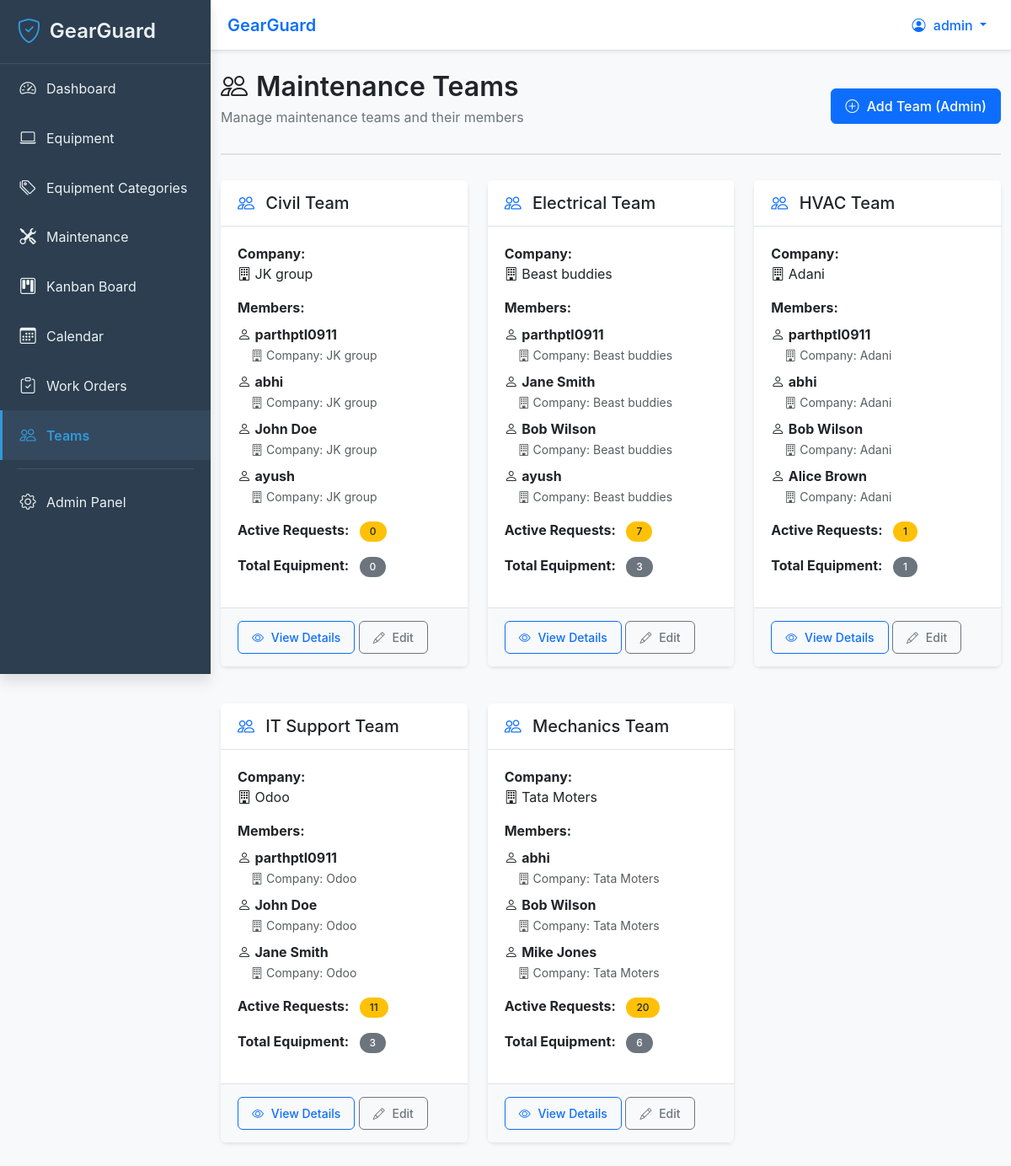
Page /teams/ (signed in) on the committed database.
### teams/models.py (models this page shows, shortened)
class MaintenanceTeam(models.Model):
    name = models.CharField(
        max_length=100,
        unique=True,
        help_text="Name of the maintenance team (e.g., 'IT Support', 'Mechanics')"
    )
    """
    🔍 FIELD EXPLANATION: name
    - CharField = Text field with maximum length
    - max_length=100 = Maximum 100 characters
    - unique=True = No two teams can have the same name
    - Example values: "IT Support", "Mechanics", "HVAC Team"
    """
    company = models.CharField(
        max_length=200,
        default='My Company',
        help_text="Company name for this team (e.g., 'My Company (San Francisco)')"
    )
    """
    🔍 FIELD EXPLANATION: company
    - CharField = Text field with maximum length
    - max_length=200 = Maximum 200 characters
    - default='My Company' = Default company name
    - Example values: "My Company", "My Company (San Francisco)"
    - Used to display company name for each team member
    """
    members = models.ManyToManyField(
        User,
        related_name='maintenance_teams',
        blank=True,
        help_text="Users (technicians) who belong to this team"
    )
    """
    🔍 FIELD EXPLANATION: members
    - ManyToManyField = A user can be in multiple teams, a team can have multiple users
    - User = Django's built-in user model (from django.contrib.auth)
    - related_name='maintenance_teams' = Access a user's teams with: user.maintenance_teams.all()
    - blank=True = Team can exist without members (useful when creating new team)

    🔍 RELATIONSHIP EXPLANATION:
    Many-to-Many means:
    - One technician can be in multiple teams (e.g., John is in "IT Support" AND "Weekend On-Call")
    - One team can have multiple technicians (e.g., "IT Support" has John, Jane, Bob)

    🔍 HOW IT'S USED:
    - When a technician logs in, we check: user.maintenance_teams.all()
    - We show them only requests assigned to their teams
    - In Kanban board, we filter: requests where team in user.maintenance_teams.all()
    """
    created_at = models.DateTimeField(auto_now_add=True)
    """
    🔍 FIELD EXPLANATION: created_at
    - DateTimeField = Stores date and time
    - auto_now_add=True = Automatically set when team is created (can't be changed)
    - Example: "2025-12-27 10:30:00"
    - Used for: Tracking when team was created, sorting teams by creation date
    """
    updated_at = models.DateTimeField(auto_now=True)
    """
    🔍 FIELD EXPLANATION: updated_at
    - DateTimeField = Stores date and time
    - auto_now=True = Automatically updated every time team is saved
    - Example: "2025-12-27 15:45:00"
    - Used for: Tracking last modification time
    """
    class Meta:
        ordering = ['name']  # Teams sorted alphabetically by name
        verbose_name = 'Maintenance Team'
        verbose_name_plural = 'Maintenance Teams'
    def get_active_requests_count(self):
        from maintenance.models import MaintenanceRequest
        return MaintenanceRequest.objects.filter(
            maintenance_team=self,
            status__in=['New', 'In Progress']
        ).count()

### teams/views.py (the view)
# urls.py: path('', views.team_list, name='list'),
@login_required
def team_list(request):
    teams = MaintenanceTeam.objects.all().order_by('name')
    context = {
        'teams': teams,
    }
    return render(request, 'teams/list.html', context)

### templates/teams/list.html (shortened to what this page needs)
{% extends 'base.html' %}
{% load static %}
{% block page_header %}
<div class="page-header">
    <div class="d-flex justify-content-between align-items-center">
        <div>
            <h1 class="page-title">
                <i class="bi bi-people"></i>
                Maintenance Teams
            </h1>
            <p class="page-subtitle">Manage maintenance teams and their members</p>
        </div>
        {% if user.is_staff %}
        <a href="/admin/teams/maintenanceteam/add/" class="btn btn-primary" target="_blank">
            <i class="bi bi-plus-circle"></i>
            Add Team (Admin)
        </a>
        {% endif %}
    </div>
</div>
{% endblock %}
{% block content %}
<div class="row">
    {% if teams %}
        {% for team in teams %}
            <div class="col-md-6 col-lg-4 mb-4">
                <div class="card">
                    <div class="card-header">
                        <h5 class="mb-0">
                            <i class="bi bi-people"></i>
                            {{ team.name }}
                        </h5>
                    </div>
                    <div class="card-body">
                        <div class="mb-3">
                            <strong>Company:</strong>
                            <p class="mb-0">
                                <i class="bi bi-building"></i>
                                {{ team.company|default:"My Company" }}
                            </p>
                        </div>
                        <div class="mb-3">
                            <strong>Members:</strong>
                            {% if team.members.all %}
                                <ul class="list-unstyled mt-2">
                                    {% for member in team.members.all %}
                                        <li class="mb-2">
                                            <i class="bi bi-person"></i>
                                            <strong>{{ member.get_full_name|default:member.username }}</strong>
                                            <br>
                                            <small class="text-muted ms-3">
                                                <i class="bi bi-building"></i>
                                                Company: {{ team.company|default:"My Company" }}
                                            </small>
                                        </li>
                                    {% endfor %}
                                </ul>
                            {% else %}
                                <p class="text-muted mb-0">No members assigned</p>
                            {% endif %}
                        </div>
                        <div class="mb-3">
                            <strong>Active Requests:</strong>
                            <span class="badge bg-warning text-dark ms-2">
                                {{ team.get_active_requests_count }}
                            </span>
                        </div>
                        <div class="mb-3">
                            <strong>Total Equipment:</strong>
                            <span class="badge bg-secondary ms-2">
                                {{ team.equipment.count }}
                            </span>
                        </div>
                    </div>
                    <div class="card-footer">
                        <a href="{% url 'teams:detail' team.pk %}" class="btn btn-sm btn-outline-primary">
                            <i class="bi bi-eye"></i>
                            View Details
                        </a>
                        {% if user.is_staff %}
                        <a href="/admin/teams/maintenanceteam/{{ team.pk }}/change/" class="btn btn-sm btn-outline-secondary" target="_blank">
                            <i class="bi bi-pencil"></i>
                            Edit
                        </a>
                        {% endif %}
                    </div>
                </div>
            </div>
        {% endfor %}
    {% endif %}
</div>
{% endblock %}

### templates/includes/navbar.html (shortened to what this page needs)
<nav class="navbar navbar-expand-lg navbar-light bg-white shadow-sm">
    <div class="container-fluid">
        <span class="navbar-brand mb-0 h1 ms-2">
            {% block page_title %}{% block page_title_content %}GearGuard{% endblock %}{% endblock %}
        </span>
        <div class="ms-auto d-flex align-items-center">
            {% if user.is_authenticated %}
                <div class="dropdown">
                    <button class="btn btn-link text-decoration-none dropdown-toggle" type="button" id="userMenu" data-bs-toggle="dropdown" aria-expanded="false">
                        <i class="bi bi-person-circle"></i>
                        <span class="d-none d-md-inline">{{ user.get_full_name|default:user.username }}</span>
                    </button>
                </div>
            {% else %}
                <a href="{% url 'accounts:login' %}" class="btn btn-primary">
                    <i class="bi bi-box-arrow-in-right"></i> Login
                </a>
            {% endif %}
        </div>
    </div>
</nav>

### static/css/style.css (style rules this page uses)
:root { --primary-color: #0d6efd; --primary-dark: #0a58ca; --primary-light: #6ea8fe; --sidebar-width: 250px; --sidebar-bg: #2c3e50; --sidebar-text: #ecf0f1; --sidebar-hover: #34495e; --sidebar-active: #3498db; --navbar-height: 60px; --content-padding: 20px; --shadow-sm: 0 2px 4px rgba(0,0,0,0.1); --shadow-md: 0 4px 6px rgba(0,0,0,0.1); --shadow-lg: 0 10px 15px rgba(0,0,0,0.1); }
body { font-family: -apple-system, BlinkMacSystemFont, "Segoe UI", Roboto, "Helvetica Neue", Arial, sans-serif; background-color: #f8f9fa; margin: 0; padding: 0; }
.navbar { height: var(--navbar-height); border-bottom: 1px solid #dee2e6; }
.navbar-brand { font-size: 1.25rem; font-weight: 600; color: var(--primary-color); }
.card { border: none; border-radius: 8px; box-shadow: var(--shadow-sm); transition: box-shadow 0.3s ease; margin-bottom: 20px; }
.card-header { background-color: #fff; border-bottom: 1px solid #dee2e6; padding: 15px 20px; font-weight: 600; display: flex; align-items: center; justify-content: space-between; }
.card-header i { margin-right: 8px; color: var(--primary-color); }
.card-body { padding: 20px; }
.card-footer { background-color: #f8f9fa; border-top: 1px solid #dee2e6; padding: 15px 20px; }
.btn { border-radius: 6px; padding: 8px 16px; font-weight: 500; transition: all 0.3s ease; }
.btn-primary { background-color: var(--primary-color); border-color: var(--primary-color); }
.btn i { margin-right: 5px; }
.badge { padding: 6px 12px; border-radius: 12px; font-weight: 500; }
.page-header { margin-bottom: 30px; padding-bottom: 15px; border-bottom: 2px solid #dee2e6; }
.page-title { font-size: 2rem; font-weight: 600; color: #212529; margin: 0; display: flex; align-items: center; gap: 10px; }
.page-subtitle { color: #6c757d; margin-top: 5px; }

### rows in the picture
MaintenanceTeam: name "Civil Team", company "JK group", get_active_requests_count "0", equipment.count "0"
MaintenanceTeam: name "Electrical Team", company "Beast buddies", get_active_requests_count "7", equipment.count "3"
MaintenanceTeam: name "HVAC Team", company "Adani", get_active_requests_count "1", equipment.count "1"
MaintenanceTeam: name "IT Support Team", company "Odoo", get_active_requests_count "11", equipment.count "3"
MaintenanceTeam: name "Mechanics Team", company "Tata Moters", get_active_requests_count "20", equipment.count "6"

### other values in the picture
{{ user.get_full_name|default:user.username }} "admin"
{{ member.get_full_name|default:member.username }} "parthptl0911"
{{ member.get_full_name|default:member.username }} "abhi"
{{ member.get_full_name|default:member.username }} "John Doe"
{{ member.get_full_name|default:member.username }} "ayush"
{{ member.get_full_name|default:member.username }} "Jane Smith"
{{ member.get_full_name|default:member.username }} "Bob Wilson"
{{ member.get_full_name|default:member.username }} "Alice Brown"
{{ member.get_full_name|default:member.username }} "Mike Jones"
